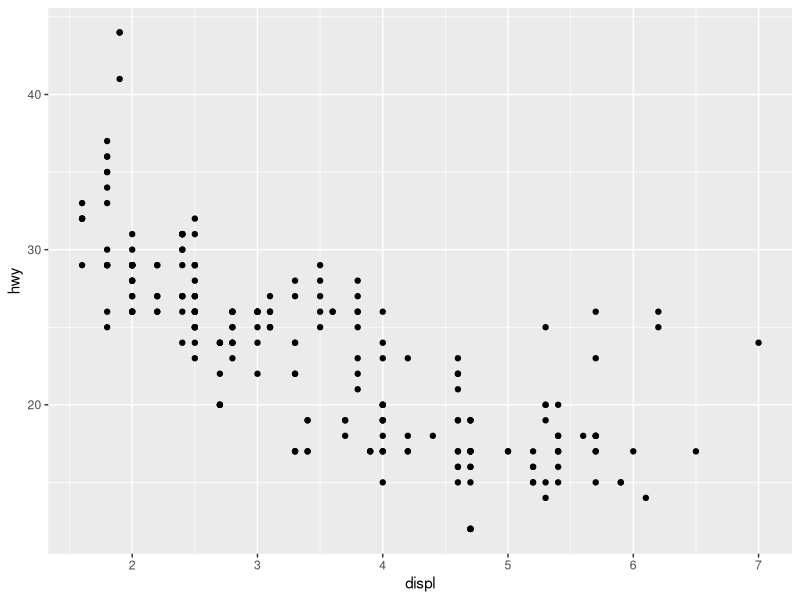
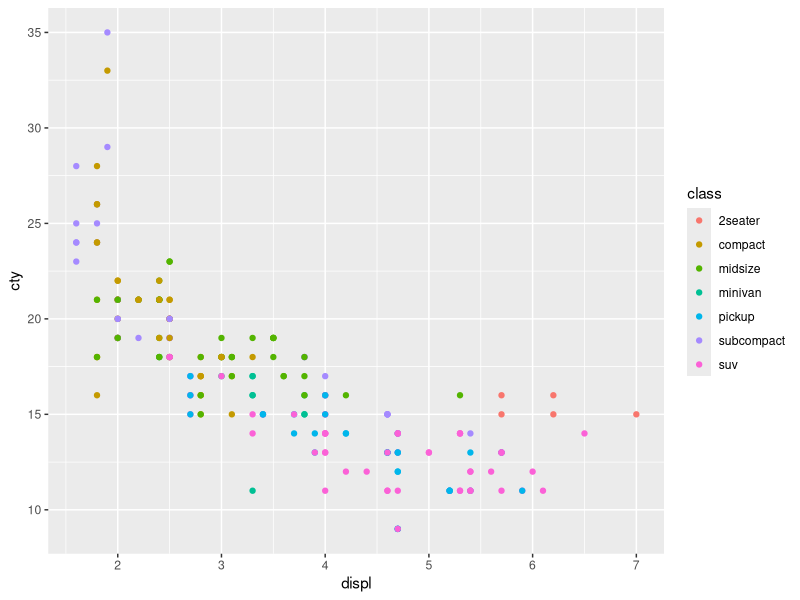
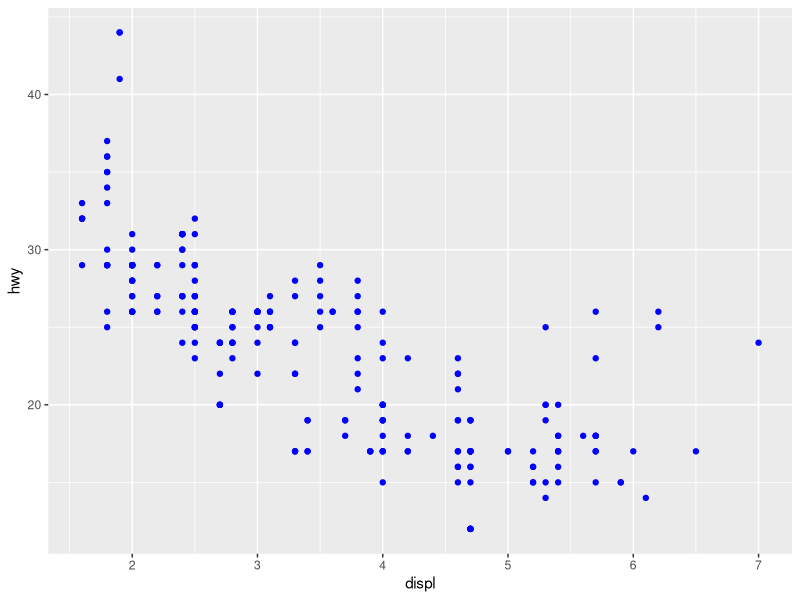

Reproduce these figures in R, in order.
#-------------------------------------------------#
#---------------------GGPLOT2---------------------#
#-------------HADLEY WICKHAM - AUTHOR-------------#
#--------------------BEN CROSS--------------------#
#--------------------CHAPTER 2--------------------#
#-------------------------------------------------#

#----2.1 FUEL ECONOMY DATA----

#----Code Chunk 2.1
library(ggplot2)

mpg

#----2.3 KEY COMPONENTS----

#----Code Chunk 2.2
ggplot(mpg, aes(x = displ, y = hwy)) +
  geom_point()

#----2.4 COLOUR, SIZE, SHAPE AND OTHER AESTHETIC ATTRIBUTES----

#----Code Chunk 2.3
ggplot(mpg, aes(displ, cty, colour = class)) +
  geom_point()

#----Code Chunk 2.4
ggplot(mpg, aes(displ, hwy)) +
  geom_point(colour = "blue")
